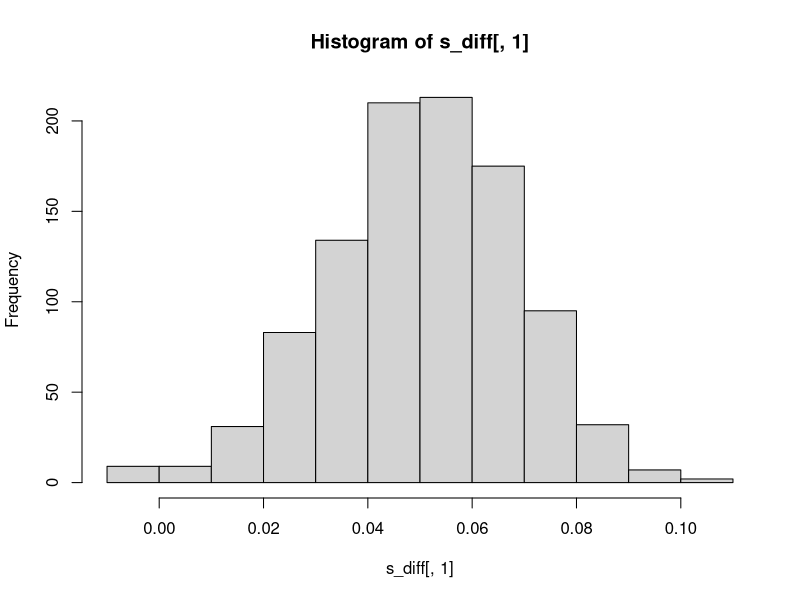

Recreate this plot in R.
u1_old=1
u1_new=1.05

sigma_old=1
sigma_new=1

sigma=sigma_old

k=1

alpha=0.05
beta=0.2

z_a=qnorm(1-alpha/2)
z_b=qnorm(1-beta)

n1=(1+1/k)*sigma^2*(z_a+z_b)^2/(u1_old-u1_new)^2
n2=k*n1

simu=1000
s_diff=array(0, dim=c(simu, 3))
for(i in 1:simu) {
  s1=rnorm(n1, u1_old, sigma_old)
  s2=rnorm(n2, u1_new, sigma_new)
  s_diff[i,1]=mean(s2)-mean(s1)
  tt=t.test(s1, s2)
  s_diff[i,2]=tt$p.value
  s_diff[i,3]=tt$statistic
}
hist(s_diff[,1])
pw=length(which(s_diff[,2]< alpha))/simu
print(paste("Power is [Diff]: " , pw))
